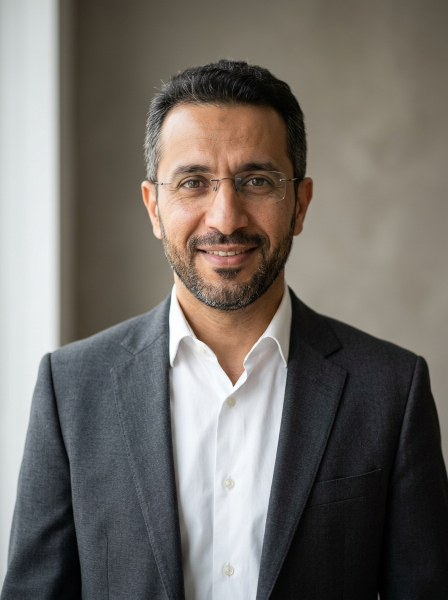
#> input picture brand/fotostijl/cast-adviser.jpg, 896 x 1200 px (shown at 1/2 size)
$ python -i export-photos.py   (imports and definitions only)
#> lines starting #> are read from the running program, lines starting #| are printed output that depends on the picture
#> further down, picture is the input picture: PIL image 896x1200 RGB; mean R, G, B 113.8, 109.2, 103.9
"""
Export the chosen DUKAAT photos to the website.

Reads brand/fotostijl/flow-export/keuze.json (the chosen variant per image), crops each photo to the exact
ratio of its place on the site and writes a web-sized JPEG:

    public/routes/<intent>.jpg          600 × 400   hero route photos (hover + phone thumbnails)
    public/photos/home/<id>.jpg         per TARGETS below
    public/photos/pages/<id>.jpg        every entry of brand/fotostijl/paginas-fotos.md, by its format

Run:  python scripts/export-photos.py
next/image serves the files under public/photos as AVIF/WebP in the right size; the route photos are
plain <img> in the hero, so they are already small here.
"""
import glob
import json
import os
import sys
from PIL import Image, ImageStat

ROOT = os.path.join(os.path.dirname(os.path.abspath(__file__)), "..")
EXPORT = os.path.join(ROOT, "brand", "fotostijl", "flow-export")

ROUTES = ["distributor", "supplier", "sell", "buy", "market-entry", "opportunity", "invest", "nominated"]
# id -> (output path, width, height, jpeg quality)
TARGETS = {f"route-{r}": (f"public/routes/{r}.jpg", 600, 400, 80) for r in ROUTES}
# [14 lines not run here, left out]
# the inner pages: every entry of brand/fotostijl/paginas-fotos.md goes to public/photos/pages/<id>.jpg,
# sized by its web format (the 21:9 bands are full-width, so they get the most pixels)
PAGE_SIZES = {"21:9": (2560, 1097), "3:2": (1800, 1200), "4:5": (1200, 1500)}
# paginas-fotos.md: the Known Weight still lifes (Sep 2026); mensen-fotos-definitief.md and mensen-fotos-rest.md: the DUKAAT house (Oct 2026)
PAGE_SHEETS = [os.path.join(ROOT, "brand", "fotostijl", f) for f in ("paginas-fotos.md", "mensen-fotos-definitief.md", "mensen-fotos-rest.md")]
import re
# [7 lines not run here, left out]

# a few generations came back with a thin band at one edge: trim it before cropping (fractions of the side)
TRIM = {
    "founder-1-craft-3": {"bottom": 0.025},
    # a second, pasted strip across the top of the frame
    "story-river-2": {"top": 0.165},
}


def auto_trim(im):
    """Cut away a flat white or black band that a generation drew around (part of) the picture."""
    g = im.convert("L")
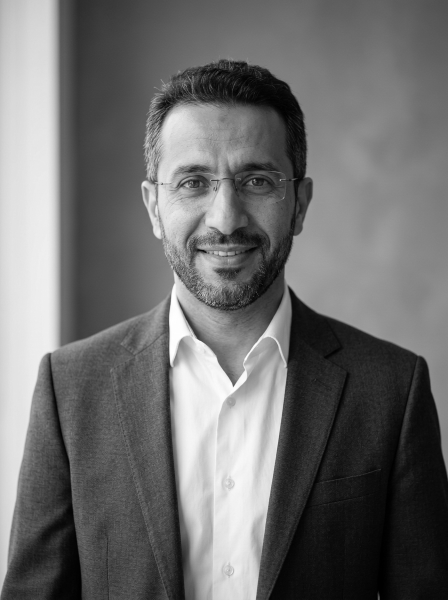
#> g: PIL image 896x1200 L (shown at 1/2 size); min 0, max 255, mean 109.9
    w, h = g.size
#> w = 896; h = 1200

    def flat(box):
        st = ImageStat.Stat(g.crop(box))
        return st.stddev[0] < 6 and (st.mean[0] > 246 or st.mean[0] < 14)

    step_x, step_y = max(1, w // 400), max(1, h // 400)
#> step_x = 2; step_y = 3
    l = 0
    while l < w * 0.25 and flat((l, 0, l + step_x, h)):
        l += step_x
#> after the loop, l = 0
    r = w
#> r = 896
    while r > w * 0.75 and flat((r - step_x, 0, r, h)):
        r -= step_x
#> this loop made 0 passes
#> after the loop, r = 896
    t = 0
#> t = 0
    while t < h * 0.25 and flat((0, t, w, t + step_y)):
        t += step_y
#> after the loop, t = 0
    b = h
#> b = 1200
    while b > h * 0.75 and flat((0, b - step_y, w, b)):
        b -= step_y
#> after the loop, b = 1200
    if (l, t, r, b) == (0, 0, w, h):
        return im
    m = round(min(w, h) * 0.004)  # a hair more, so no edge of the band survives
    return im.crop((l + (m if l else 0), t + (m if t else 0), r - (m if r < w else 0), b - (m if b < h else 0)))


# the house grade (owner's choice, 1 Oct 2026: grade only, no grain): highlights never brighter than the paper
# (#F4F1E9-ish), blacks lifted to a warm near-black, a gentle midtone curve so nothing goes flat, saturation x0.92.
# It makes the separate generations read as one series. Not for the hero's route photos (the hero stays as it is).
GRADE_BLACK = (28, 20, 21)
GRADE_WHITE = (244, 240, 232)


# [52 lines left out: functions grade, fit, main, not called in this run]


# [2 lines not run here, left out]

>>> from PIL import Image
>>> picture = Image.open('../brand/fotostijl/cast-adviser.jpg')
>>> result = auto_trim(picture)
